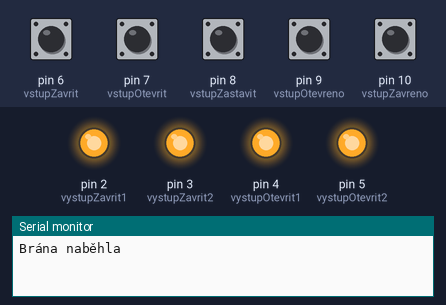
A sketch run on a simulated Arduino Uno, built with avr-gcc and run on an emulated ATmega328P. Shown: output pins drawn as LEDs (lit = HIGH), the last lines printed to the serial monitor. The inputs (shaded band) are chosen by the test bench; at power-on: pin 6 (vstupZavrit), pin 7 (vstupOtevrit), pin 8 (vstupZastavit), pin 9 (vstupOtevreno), pin 10 (vstupZavreno) LOW.

Above: at 1.2 s.
1.3 s: pin 6 (vstupZavrit) pulled HIGH for 0.15 s
At 1.8 s:
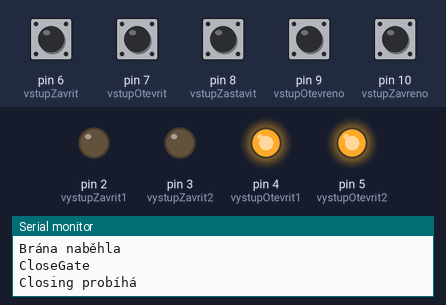
2.9 s: pin 7 (vstupOtevrit) pulled HIGH for 0.15 s
At 3.4 s:
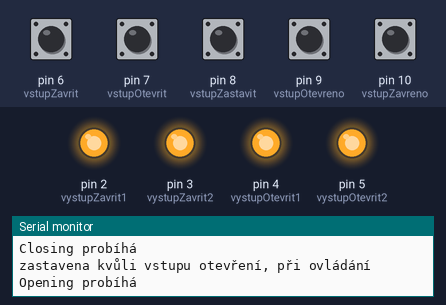
4.5 s: pin 7 (vstupOtevrit) pulled HIGH for 1 s
At 5.5 s:
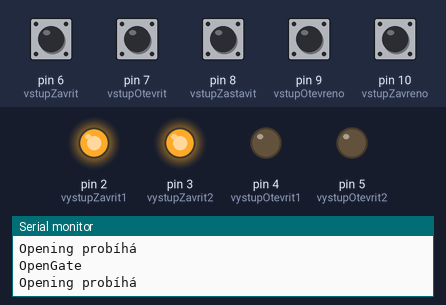
7.0 s: pin 8 (vstupZastavit) pulled HIGH for 0.15 s
At 7.4 s:
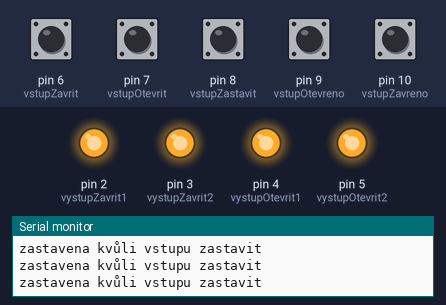
Timing chart, 0 to 10.0 s (numbered marks = the images above; inputs shaded):
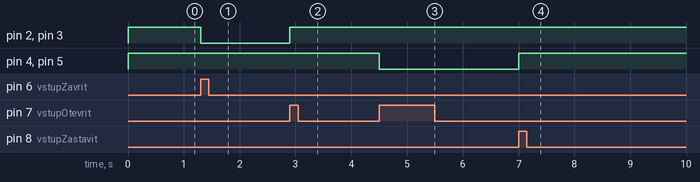

The sketch:

CurrentlyUsedGate.ino
```cpp
#include <SoftwareSerial.h>
#include <avr/wdt.h>

// Define pins
#define vstupZavrit 6
#define vstupOtevrit 7
#define vstupZastavit 8
#define vstupOtevreno 9
#define vstupZavreno 10
#define vystupZavrit1 2
#define vystupZavrit2 3
#define vystupOtevrit1 4
#define vystupOtevrit2 5

// Define gate states
#define gateOpening 1
#define gateClosing 2
#define gateStoped 0

bool openDelayOver = true;
bool closeDelayOver = true;
bool openRunned = false;
bool closeRunned = false;
bool opened;
bool closed;
bool open = false;
bool close = false;
bool firstChar;
bool gotMess;
// bool wasStoped = false; // by etapTimer
// bool bySerial = false;

short gateState = 0;
short remoteDelay = 100;
short i;
// short gateEtap = 10;
// short requestedEtap;

unsigned long currTime;
unsigned long startTime;
unsigned long oldTime;
unsigned long delayTime;

const unsigned long timeDelay = 100;
const unsigned long stopDelay = 1500;
const unsigned long closingTime = 33000;
// unsigned long serialStart = millis();

char c;
String received;
String receivedNoDots[2];
String message;

SoftwareSerial mySerial(11, 12); //RX, TX

void OpenGate(){
  startTime = currTime;
  Serial.println("OpenGate");
  gateState = gateOpening;
  digitalWrite(vystupOtevrit1, LOW);
  digitalWrite(vystupOtevrit2, LOW);
}

void CloseGate(){
  startTime = currTime;
  Serial.println("CloseGate");
  gateState = gateClosing;
  digitalWrite(vystupZavrit1, LOW);
  digitalWrite(vystupZavrit2, LOW);
}

void StopGate(){
  gateState = gateStoped;
  digitalWrite(vystupZavrit1, HIGH);
  digitalWrite(vystupZavrit2, HIGH);
  digitalWrite(vystupOtevrit1, HIGH);
  digitalWrite(vystupOtevrit2, HIGH);
  delayTime = currTime + timeDelay;
  openDelayOver = false;
  closeDelayOver = false;
}

void SetOpenDelay(){
  delayTime = currTime + stopDelay;
  open = true;
}

void SetCloseDelay(){
  delayTime = currTime + stopDelay;
  close = true;
}

void ReturnRequest(){
  message = "0:";
  //změnit na etepu místo boolu open/closed;
  if(closed){
    message += "1";
  }else{
    message += "0";
  }
  message += ":";
  message += gateState;
  //předělat na Serial(num).Write(message);
  mySerial.print(message);
  Serial.print("\nI sent this: ");
  Serial.println(message);
}


void setup() {
  // Set input/output pins
  pinMode(vstupZavrit, INPUT);
  pinMode(vstupOtevrit, INPUT);
  pinMode(vstupZastavit, INPUT);
  pinMode(vstupOtevreno, INPUT);
  pinMode(vstupZavreno, INPUT);
  pinMode(vystupZavrit1, OUTPUT);
  pinMode(vystupZavrit2, OUTPUT);
  pinMode(vystupOtevrit1, OUTPUT);
  pinMode(vystupOtevrit2, OUTPUT);

  // Initialize gate to stopped state
  digitalWrite(vystupZavrit1, HIGH);
  digitalWrite(vystupZavrit2, HIGH);
  digitalWrite(vystupOtevrit1, HIGH);
  digitalWrite(vystupOtevrit2, HIGH);

  // Start serial communication
  Serial.begin(9600);
  mySerial.begin(9600);
  Serial.println("Brána naběhla");
  wdt_enable(WDTO_2S);
}

void loop(){
  wdt_reset();
  currTime = millis();

  if(currTime >= delayTime){
    openDelayOver = true;
    closeDelayOver = true;

    if(open){
      if(gateState != gateClosing && !opened){
        OpenGate();
      }
      open = false;
    }else if(close){
      if(gateState != gateOpening && !closed){
        // možná bude fungovat i když se tato podmínka dá přímo do CloseGate;
        CloseGate();
      }
        close = false;
    }
    // Serial.println("delayOver");
    //Serial.println("Delay is over");
  }

  if(currTime - startTime >= closingTime){
    if(gateState == gateClosing || gateState == gateOpening){
      StopGate();
      Serial.println("zastavena pomocí delay funkce");
    }
  }

  // if(currTime - oldTime >= 1000){
  //   oldTime = currTime;
  //   if(gateState == gateClosing){
  //     gateEtap++;
  //     Serial.print("gateEtap se přičetl");
  //   }else if(gateState == gateOpening){
  //     gateEtap--;
  //     Serial.print("gateEtap se odečetl");
  //   }
  // }

  // if(gateEtap <= 0 || gateEtap >= 10 && !wasStoped){
  //   Serial.println("Stopped by etap");
  //   StopGate();
  //   wasStoped = true;
  // }
  // kdyby se ovládalo na etapy byla by potřeba podmínka, která by určovala, zda-li se momentálně brána ovládá přes etapy(mobil), nebo dálkové ovládání pomocí bool bySerial

  if(digitalRead(vstupOtevrit)){
    delayTime = currTime + timeDelay;
    if(openDelayOver){
      openDelayOver = false;
      if(gateState != gateClosing && !opened){
        OpenGate();
      }else{
        StopGate();
        Serial.println("zastavena kvůli vstupu otevření, při ovládání");
      }
      Serial.println("Opening probíhá");
    }
  }

  if(digitalRead(vstupZavrit)){
    delayTime = currTime + timeDelay;
    if(closeDelayOver){
      closeDelayOver = false;
      if(gateState != gateOpening && !closed){
        // možná bude fungovat i když se tato podmínka dá přímo do CloseGate;
        CloseGate();
      }else{
        StopGate();
        Serial.println("zastavena kvůli vstupu zavření, při ovládání");
      }
      Serial.println("Closing probíhá");
    }
  }

  if(digitalRead(vstupZastavit)){
    StopGate();
    Serial.println("zastavena kvůli vstupu zastavit");
  }

  if(digitalRead(vstupOtevreno)){
    // Serial.print("OpenRunned: ");
    // Serial.println(openRunned);
    if(!openRunned){
    StopGate();
    Serial.println("zastavena kvůli vstupu otevření");
    opened = true;
    openRunned = true;
    // gateEtap = 0;
    // wasStoped = false;
    }
  }else{
    opened = false;
    openRunned = false;
  }

  if(digitalRead(vstupZavreno)){
    if(!closeRunned){
      StopGate();
      Serial.println("zastavena kvůli vstupu zavření");
      closed = true;
      closeRunned = true;
      // gateEtap = 10;
      // wasStoped = false;
    }
  }else{
    closed = false;
    closeRunned = false;
  }


  //communication
  received = "";
  receivedNoDots[0] = "";
  receivedNoDots[1] = "";
  i = 0;
  firstChar = true;

  while(mySerial.available()){

// while (mySerial.available() && millis() - serialStart < 100) {
  gotMess = true;
  c = mySerial.read();
  if(!firstChar){
    Serial.print(c);
    received += c;

    if(c != ':'){
      receivedNoDots[i] += c;
    }
    else{
    //  Serial.println(receivedNoDots[i]);
      i++;
    }
  }else{
    firstChar = false;
  }
  delay(5);
}

    // Serial.print(receivedNoDots[0]);
    // Serial.println(receivedNoDots[1]);
if(gotMess){
    if(receivedNoDots[0] == "2"){
      if(receivedNoDots[1] == "0"){
        StopGate();
      }else if(receivedNoDots[1] == "1"){
        // možná bude lepší změnit na zastav počkej rozjeď na opačnou stranu
        // zatím se v app musí řešit tak, že vyšle požadavek, a čeká na odopvěď
        if(gateState != gateClosing && !opened){
          OpenGate();
        }else{
          StopGate();
          SetOpenDelay();
        }
      } else if(receivedNoDots[1] == "2"){
        if(gateState != gateOpening && !closed){
          CloseGate();
        }else{
          StopGate();
          SetCloseDelay();
        }
      }else{
        ReturnRequest();
      }
    }else{
      // Serial.println("Wrong address");
    }
    gotMess = false;
  }
}
```

Measured:
- after the input at 1.3 s, pin 2 (vystupZavrit1), pin 3 (vystupZavrit2): HIGH → LOW at once
- after the input at 2.9 s, pin 2 (vystupZavrit1), pin 3 (vystupZavrit2): LOW → HIGH at once
- after the input at 4.5 s, pin 4 (vystupOtevrit1), pin 5 (vystupOtevrit2): HIGH → LOW at once
- after the input at 7.0 s, pin 4 (vystupOtevrit1), pin 5 (vystupOtevrit2): LOW → HIGH at once
